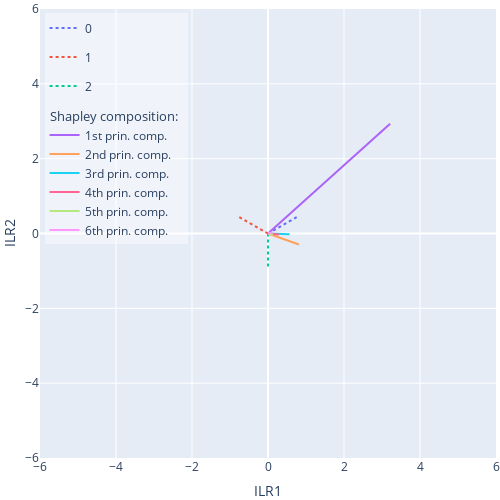
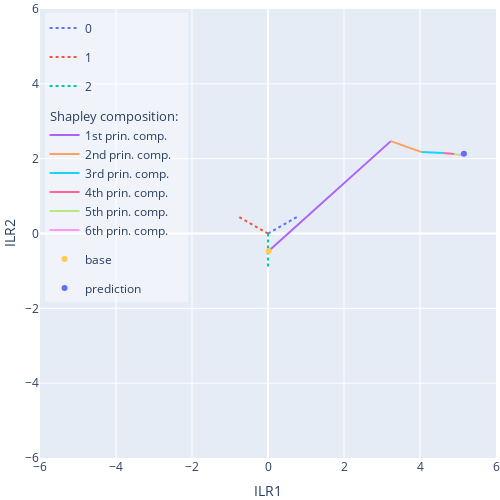

Here is the notebook cell these charts were saved with, in order:
### Code cell
#PLOT the 3D ILR SPACE (CORRESPONDING TO THE CHOSEN ILR COMPONENTS LISTED IN BALANCES).
#plot range [-lim, lim]

#If shapley_sum is True, the sum of the shapley vectors are summed from the base distribution to the prediction

fig = explainer.plot_ilr_space(balances=[1, 2, 3], lim=6, figsize=500)

fig = explainer.plot_ilr_space(balances=[1, 2, 3], shapley_sum=True, lim=6, figsize=500)

### Figure 1 — Plotly figure (JSON) as saved in the notebook; plotly's stock layout.template omitted (floating-point values rounded to 4 significant figures)
{"data": [{"legendgroup": "class0", "line": {"dash": "dot"}, "mode": "lines", "name": "0", "type": "scatter", "x": [0, 0.8165], "y": [0, 0.4714]}, {"legendgroup": "class1", "line": {"dash": "dot"}, "mode": "lines", "name": "1", "type": "scatter", "x": [0, -0.8165], "y": [0, 0.4714]}, {"legendgroup": "class2", "line": {"dash": "dot"}, "mode": "lines", "name": "2", "type": "scatter", "x": [0, -3.988e-17], "y": [0, -0.9428]}, {"legendgroup": "shapley", "legendgrouptitle": {"text": "Shapley composition:"}, "mode": "lines", "name": "1st prin. comp.", "type": "scatter", "x": [0, 3.214], "y": [0, 2.934]}, {"legendgroup": "shapley", "legendgrouptitle": {"text": "Shapley composition:"}, "mode": "lines", "name": "2nd prin. comp.", "type": "scatter", "x": [0, 0.8125], "y": [0, -0.2935]}, {"legendgroup": "shapley", "legendgrouptitle": {"text": "Shapley composition:"}, "mode": "lines", "name": "3rd prin. comp.", "type": "scatter", "x": [0, 0.5663], "y": [0, -0.02138]}, {"legendgroup": "shapley", "legendgrouptitle": {"text": "Shapley composition:"}, "mode": "lines", "name": "4th prin. comp.", "type": "scatter", "x": [0, 0.2951], "y": [0, -0.02697]}, {"legendgroup": "shapley", "legendgrouptitle": {"text": "Shapley composition:"}, "mode": "lines", "name": "5th prin. comp.", "type": "scatter", "x": [0, 0.1305], "y": [0, -0.02763]}, {"legendgroup": "shapley", "legendgrouptitle": {"text": "Shapley composition:"}, "mode": "lines", "name": "6th prin. comp.", "type": "scatter", "x": [0, 0.1193], "y": [0, 0.0325]}], "layout": {"autosize": false, "height": 500, "legend": {"bgcolor": "rgba(255,255,255,0.4)", "x": 0.01, "xanchor": "left", "y": 0.99, "yanchor": "top"}, "margin": {"b": 0, "l": 0, "r": 0, "t": 0}, "width": 500, "xaxis": {"range": [-6, 6], "title": {"text": "ILR1"}, "type": "linear"}, "yaxis": {"range": [-6, 6], "title": {"text": "ILR2"}, "type": "linear"}}}

### Figure 2 — Plotly figure (JSON) as saved in the notebook; plotly's stock layout.template omitted (floating-point values rounded to 4 significant figures)
{"data": [{"legendgroup": "class0", "line": {"dash": "dot"}, "mode": "lines", "name": "0", "type": "scatter", "x": [0, 0.8165], "y": [0, 0.4714]}, {"legendgroup": "class1", "line": {"dash": "dot"}, "mode": "lines", "name": "1", "type": "scatter", "x": [0, -0.8165], "y": [0, 0.4714]}, {"legendgroup": "class2", "line": {"dash": "dot"}, "mode": "lines", "name": "2", "type": "scatter", "x": [0, -3.988e-17], "y": [0, -0.9428]}, {"legendgroup": "shapley", "legendgrouptitle": {"text": "Shapley composition:"}, "mode": "lines", "name": "1st prin. comp.", "type": "scatter", "x": [0.01778, 3.232], "y": [-0.4652, 2.469]}, {"legendgroup": "shapley", "legendgrouptitle": {"text": "Shapley composition:"}, "mode": "lines", "name": "2nd prin. comp.", "type": "scatter", "x": [3.232, 4.044], "y": [2.469, 2.175]}, {"legendgroup": "shapley", "legendgrouptitle": {"text": "Shapley composition:"}, "mode": "lines", "name": "3rd prin. comp.", "type": "scatter", "x": [4.044, 4.611], "y": [2.175, 2.154]}, {"legendgroup": "shapley", "legendgrouptitle": {"text": "Shapley composition:"}, "mode": "lines", "name": "4th prin. comp.", "type": "scatter", "x": [4.611, 4.906], "y": [2.154, 2.127]}, {"legendgroup": "shapley", "legendgrouptitle": {"text": "Shapley composition:"}, "mode": "lines", "name": "5th prin. comp.", "type": "scatter", "x": [4.906, 5.036], "y": [2.127, 2.099]}, {"legendgroup": "shapley", "legendgrouptitle": {"text": "Shapley composition:"}, "mode": "lines", "name": "6th prin. comp.", "type": "scatter", "x": [5.036, 5.156], "y": [2.099, 2.132]}, {"mode": "markers", "name": "base", "type": "scatter", "x": [0.01778], "y": [-0.4652]}, {"mode": "markers", "name": "prediction", "type": "scatter", "x": [5.156], "y": [2.132]}], "layout": {"autosize": false, "height": 500, "legend": {"bgcolor": "rgba(255,255,255,0.4)", "x": 0.01, "xanchor": "left", "y": 0.99, "yanchor": "top"}, "margin": {"b": 0, "l": 0, "r": 0, "t": 0}, "width": 500, "xaxis": {"range": [-6, 6], "title": {"text": "ILR1"}, "type": "linear"}, "yaxis": {"range": [-6, 6], "title": {"text": "ILR2"}, "type": "linear"}}}
